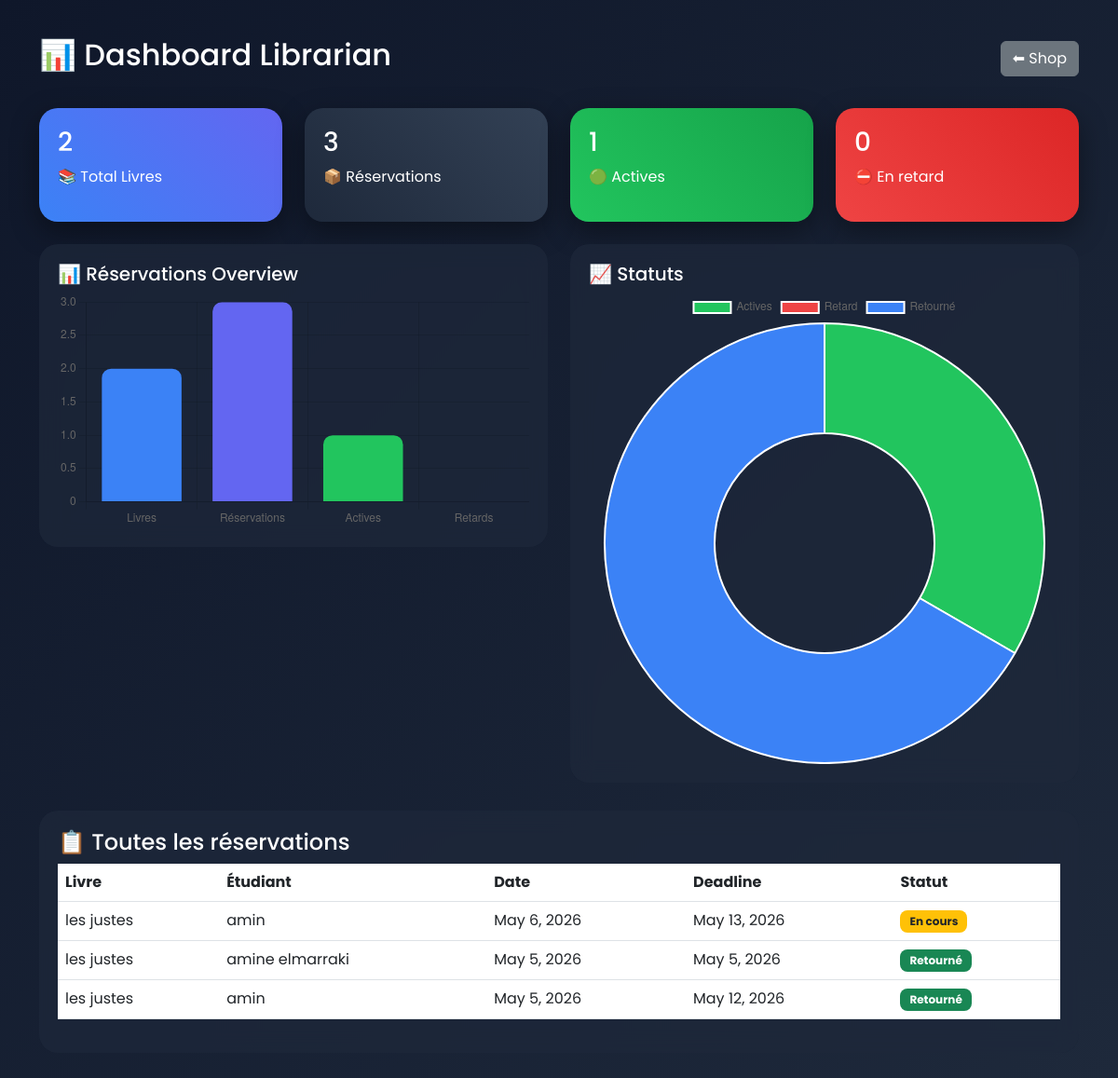
The page /dashboard/ (signed in) on the database its author committed.
### gestion/models.py (models this page shows, shortened)
class Reservation(models.Model):
    STATUT_CHOICES = [
        ('reserve', 'Réservé'),
        ('recupere', 'Récupéré'),
        ('retourne', 'Retourné'),
        ('en_retard', 'En retard'),
    ]
    livre = models.ForeignKey(Livre, on_delete=models.CASCADE)
    utilisateur = models.ForeignKey(Utilisateur, on_delete=models.CASCADE)
    date_reservation = models.DateField(auto_now_add=True)
    date_limite = models.DateField()
    date_retour = models.DateField(null=True, blank=True)
    statut = models.CharField(max_length=20, choices=STATUT_CHOICES, default='reserve')
    @property
    def statut_auto(self):
        if self.date_retour:
            return 'retourne'
        elif self.date_limite < date.today():
            return 'en_retard'
        return self.statut

class Livre(models.Model):
    titre = models.CharField(max_length=200)
    auteur = models.CharField(max_length=100)
    categorie = models.CharField(max_length=100)
    prix = models.FloatField()
    resume = models.TextField()
    image = models.ImageField(upload_to='livres/', null=True, blank=True)
    disponible = models.BooleanField(default=True)

class Utilisateur(models.Model):
    user = models.OneToOneField(User, on_delete=models.CASCADE)
    nom = models.CharField(max_length=100)
    email = models.EmailField()
    is_student = models.BooleanField(default=True)

### gestion/views.py (the view)
# urls.py: path('dashboard/', views.dashboard, name='dashboard'),
@login_required
def dashboard(request):
    if not request.user.is_staff:
        return redirect('shop')
    total_books = Livre.objects.count()
    total_reservations = Reservation.objects.count()
    active_reservations = Reservation.objects.filter(statut='reserve').count()
    overdue_reservations = [
        r for r in Reservation.objects.all() if r.statut_auto == 'en_retard'
    ]
    reservations = Reservation.objects.all().order_by('-date_reservation')
    return render(request, 'dashboard.html', {
        'total_books': total_books,
        'total_reservations': total_reservations,
        'active_reservations': active_reservations,
        'overdue_reservations': overdue_reservations,
        'reservations': reservations,
    })

### gestion/templates/dashboard.html (shortened to what this page needs)
<!DOCTYPE html>
<html>
<head>
    <link href="https://cdn.jsdelivr.net/npm/bootstrap@5.3.0/dist/css/bootstrap.min.css" rel="stylesheet">
</head>
<body>
<div class="container">
    <div class="top-bar">
        <h2>📊 Dashboard Librarian</h2>
        <a href="/" class="btn btn-secondary">⬅ Shop</a>
    </div>
    <div class="row g-4 mb-4">
        <div class="col-md-3">
            <div class="stat-card bg-gradient-blue">
                <h3>{{ total_books }}</h3>
                <p>📚 Total Livres</p>
            </div>
        </div>
        <div class="col-md-3">
            <div class="stat-card bg-gradient-dark">
                <h3>{{ total_reservations }}</h3>
                <p>📦 Réservations</p>
            </div>
        </div>
        <div class="col-md-3">
            <div class="stat-card bg-gradient-green">
                <h3>{{ active_reservations }}</h3>
                <p>🟢 Actives</p>
            </div>
        </div>
        <div class="col-md-3">
            <div class="stat-card bg-gradient-red">
                <h3>{{ overdue_reservations|length }}</h3>
                <p>⛔ En retard</p>
            </div>
        </div>
    </div>
    <div class="row">
        <div class="col-md-6">
            <div class="glass">
                <h5>📊 Réservations Overview</h5>
                <canvas id="barChart"></canvas>
            </div>
        </div>
        <div class="col-md-6">
            <div class="glass">
                <h5>📈 Statuts</h5>
                <canvas id="pieChart"></canvas>
            </div>
        </div>
    </div>
    <div class="glass">
        <h4>📋 Toutes les réservations</h4>
        <div class="table-responsive">
            <table class="table align-middle">
                <thead>
                    <tr>
                        <th>Livre</th>
                        <th>Étudiant</th>
                        <th>Date</th>
                        <th>Deadline</th>
                        <th>Statut</th>
                    </tr>
                </thead>
                <tbody>
                {% for r in reservations %}
                    <tr>
                        <td>{{ r.livre.titre }}</td>
                        <td>{{ r.utilisateur.nom }}</td>
                        <td>{{ r.date_reservation }}</td>
                        <td>{{ r.date_limite }}</td>
                        <td>
                            {% if r.statut_auto == "en_retard" %}
                                <span class="badge bg-danger">En retard</span>
                            {% elif r.statut_auto == "retourne" %}
                                <span class="badge bg-success">Retourné</span>
                            {% else %}
                                <span class="badge bg-warning text-dark">En cours</span>
                            {% endif %}
                        </td>
                    </tr>
                {% endfor %}
                </tbody>
            </table>
        </div>
    </div>
</div>
<script>
    // DATA (you can pass dynamic values later)
    const dataStats = {
        labels: ["Livres", "Réservations", "Actives", "Retards"],
        datasets: [{
            label: "Stats",
            data: [
                {{ total_books }},
                {{ total_reservations }},
                {{ active_reservations }},
                {{ overdue_reservations|length }}
            ],
            backgroundColor: [
                "#3b82f6",
                "#6366f1",
                "#22c55e",
                "#ef4444"
            ],
            borderRadius: 10
        }]
    };
    new Chart(document.getElementById("barChart"), {
        type: "bar",
        data: dataStats,
        options: {
            plugins: {
                legend: { display: false }
            }
        }
    });
    // PIE CHART
    new Chart(document.getElementById("pieChart"), {
        type: "doughnut",
        data: {
            labels: ["Actives", "Retard", "Retourné"],
            datasets: [{
                data: [
                    {{ active_reservations }},
                    {{ overdue_reservations|length }},
                    {{ total_reservations }} - {{ active_reservations }} - {{ overdue_reservations|length }}
                ],
                backgroundColor: [
                    "#22c55e",
                    "#ef4444",
                    "#3b82f6"
                ]
            }]
        }
    });
</script>
</body>
</html>

### gestion/templates/dashboard.html (style rules this page uses)
body { font-family: "Poppins", sans-serif; background: linear-gradient(135deg, #0f172a, #1e293b); color: white; }
.container { margin-top: 40px; }
.top-bar { display: flex; justify-content: space-between; align-items: center; margin-bottom: 30px; }
.stat-card { border-radius: 20px; padding: 20px; color: white; transition: 0.3s; box-shadow: 0 10px 30px rgba(0,0,0,0.4); }
.bg-gradient-blue { background: linear-gradient(45deg, #3b82f6, #6366f1); }
.bg-gradient-dark { background: linear-gradient(45deg, #1e293b, #334155); }
.bg-gradient-green { background: linear-gradient(45deg, #22c55e, #16a34a); }
.bg-gradient-red { background: linear-gradient(45deg, #ef4444, #dc2626); }
.glass { background: rgba(30, 41, 59, 0.7); backdrop-filter: blur(12px); border-radius: 20px; padding: 20px; margin-bottom: 30px; }
.table { color: white; }
.badge { border-radius: 8px; padding: 6px 10px; }

### rows shown on the page
Reservation: livre.titre "les justes", utilisateur.nom "amin", date_reservation "May 6, 2026", date_limite "May 13, 2026", statut "En cours"
Reservation: livre.titre "les justes", utilisateur.nom "amine elmarraki", date_reservation "May 5, 2026", date_limite "May 5, 2026", date_retour "Retourné"
Reservation: livre.titre "les justes", utilisateur.nom "amin", date_reservation "May 5, 2026", date_limite "May 12, 2026", date_retour "Retourné"

### other values the page prints
{{ total_books }} "2"
{{ total_reservations }} "3"
{{ active_reservations }} "1"
{{ overdue_reservations|length }} "0"
chart data {{ total_books }} 2
chart data {{ total_reservations }} 3
chart data {{ active_reservations }} 1
chart data {{ overdue_reservations|length }} 0
